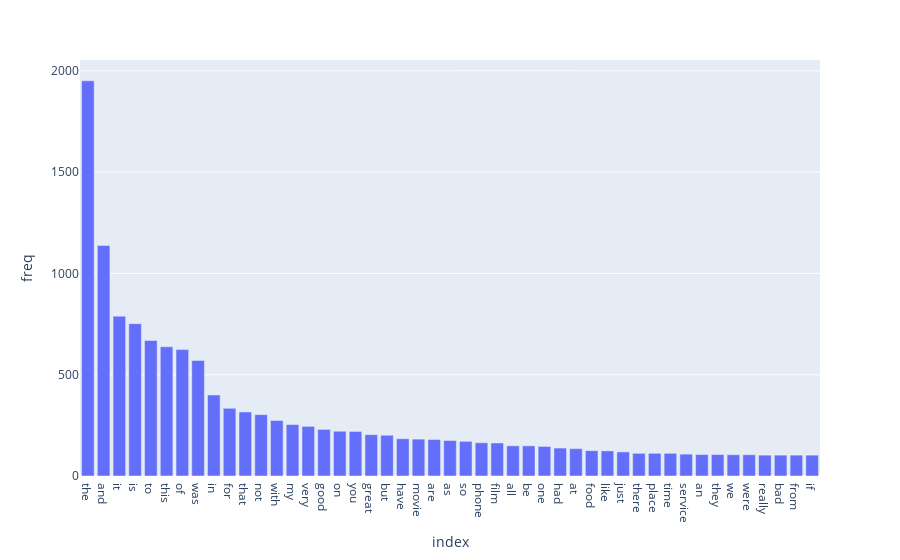

The code cell stored with this chart in its notebook:
### Code cell
# sort values in the bar chart above  
sorted_df = reduced_df.sort_values(by='freq', ascending=False)
fig = px.bar(sorted_df, y="freq")
fig.show()

### Figure 1 — Plotly figure (JSON) as saved in the notebook; plotly's stock layout.template omitted (floating-point values rounded to 4 significant figures)
{"data": [{"alignmentgroup": "True", "hovertemplate": "index=%{x}<br>freq=%{y}<extra></extra>", "legendgroup": "", "marker": {"color": "#636efa", "pattern": {"shape": ""}}, "name": "", "offsetgroup": "", "orientation": "v", "showlegend": false, "textposition": "auto", "type": "bar", "x": ["the", "and", "it", "is", "to", "this", "of", "was", "in", "for", "that", "not", "with", "my", "very", "good", "on", "you", "great", "but", "have", "movie", "are", "as", "so", "phone", "film", "all", "be", "one", "had", "at", "food", "like", "just", "there", "place", "time", "service", "an", "they", "we", "were", "really", "bad", "from", "if"], "xaxis": "x", "y": [1951, 1138, 789, 752, 669, 638, 624, 570, 400, 334, 316, 303, 274, 254, 245, 230, 221, 220, 204, 201, 184, 182, 180, 175, 171, 164, 163, 149, 149, 146, 138, 135, 125, 124, 119, 112, 112, 112, 108, 106, 106, 105, 105, 103, 103, 103, 103], "yaxis": "y"}], "layout": {"autosize": true, "barmode": "relative", "legend": {"tracegroupgap": 0}, "margin": {"t": 60}, "xaxis": {"anchor": "y", "autorange": true, "domain": [0, 1], "range": [-0.5, 46.5], "title": {"text": "index"}, "type": "category"}, "yaxis": {"anchor": "x", "autorange": true, "domain": [0, 1], "range": [0, 2054.0], "title": {"text": "freq"}, "type": "linear"}}}
